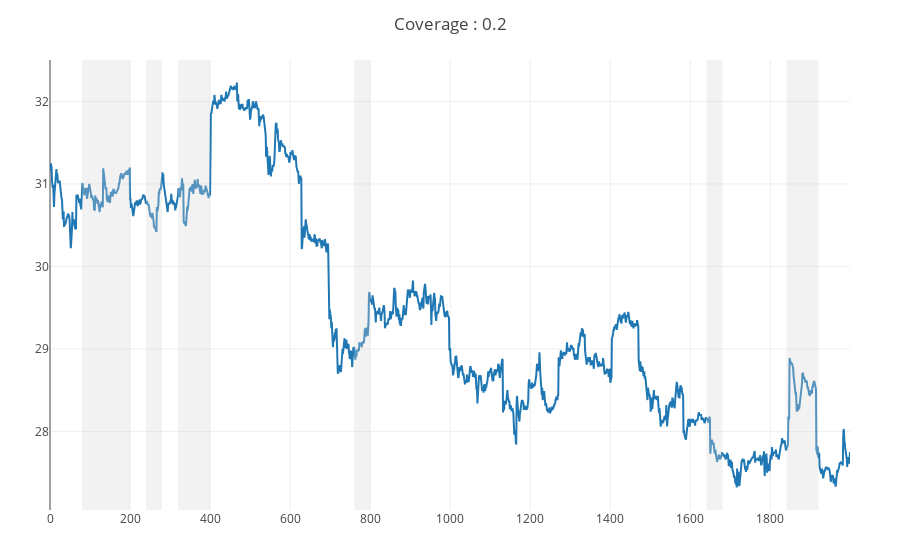

Notebook cell for this chart:
### Code cell
x,y, control, signal, xt, yt, controlt = loadsimulpaper(papers[4]);
pc.plotprevisibility(control.lastPrice, signal)

### Figure 1 — Plotly figure (JSON) as saved in the notebook; plotly's stock layout.template omitted (floating-point values rounded to 4 significant figures; data arrays with more than 128 entries replaced by an {"elided": "..."} marker saying what was removed)
{"data": [{"type": "scatter", "y": {"elided": "2000 float values"}}], "layout": {"autosize": true, "margin": {"b": 50, "l": 50, "r": 50, "t": 60}, "shapes": [{"fillcolor": "#d3d3d3", "line": {"width": 0}, "opacity": 0.3, "type": "rect", "x0": 80, "x1": 200, "xref": "x", "y0": 0, "y1": 1, "yref": "paper"}, {"fillcolor": "#d3d3d3", "line": {"width": 0}, "opacity": 0.3, "type": "rect", "x0": 240, "x1": 280, "xref": "x", "y0": 0, "y1": 1, "yref": "paper"}, {"fillcolor": "#d3d3d3", "line": {"width": 0}, "opacity": 0.3, "type": "rect", "x0": 320, "x1": 400, "xref": "x", "y0": 0, "y1": 1, "yref": "paper"}, {"fillcolor": "#d3d3d3", "line": {"width": 0}, "opacity": 0.3, "type": "rect", "x0": 760, "x1": 800, "xref": "x", "y0": 0, "y1": 1, "yref": "paper"}, {"fillcolor": "#d3d3d3", "line": {"width": 0}, "opacity": 0.3, "type": "rect", "x0": 1640, "x1": 1680, "xref": "x", "y0": 0, "y1": 1, "yref": "paper"}, {"fillcolor": "#d3d3d3", "line": {"width": 0}, "opacity": 0.3, "type": "rect", "x0": 1840, "x1": 1920, "xref": "x", "y0": 0, "y1": 1, "yref": "paper"}], "title": {"text": "Coverage : 0.2"}, "xaxis": {"autorange": true, "range": [0, 1999]}, "yaxis": {"autorange": true, "range": [27.05, 32.5], "type": "linear"}}}
